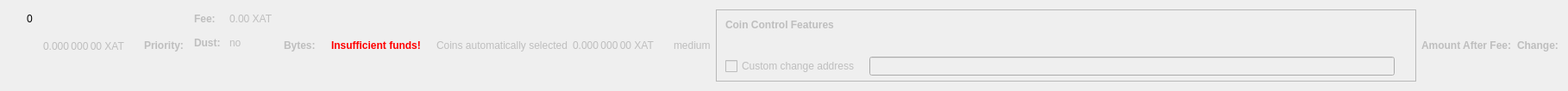
    <widget class="QWidget" name="dummyHideWidget" native="true">
     <property name="maximumSize">
      <size>
       <width>100</width>
       <height>22</height>
      </size>
     </property>
     <layout class="QHBoxLayout" name="dummyHideLayout">
      <item>
       <layout class="QFormLayout" name="formLayoutCoinControl1">
        <property name="horizontalSpacing">
         <number>10</number>
        </property>
        <property name="verticalSpacing">
         <number>14</number>
        </property>
        <property name="leftMargin">
         <number>10</number>
        </property>
        <property name="topMargin">
         <number>4</number>
        </property>
        <property name="rightMargin">
         <number>6</number>
        </property>
        <item row="0" column="1">
         <widget class="QLabel" name="labelCoinControlBytes">
          <property name="cursor">
           <cursorShape>IBeamCursor</cursorShape>
          </property>
          <property name="contextMenuPolicy">
           <enum>Qt::ActionsContextMenu</enum>
          </property>
          <property name="text">
           <string notr="true">0</string>
          </property>
          <property name="textInteractionFlags">
           <set>Qt::LinksAccessibleByMouse|Qt::TextSelectableByKeyboard|Qt::TextSelectableByMouse</set>
          </property>
         </widget>
        </item>
       </layout>
      </item>
      <item>
       <widget class="QLabel" name="labelCoinControlAfterFee">
        <property name="enabled">
         <bool>false</bool>
        </property>
        <property name="sizePolicy">
         <sizepolicy hsizetype="Fixed" vsizetype="Fixed">
          <horstretch>0</horstretch>
          <verstretch>0</verstretch>
         </sizepolicy>
        </property>
        <property name="minimumSize">
         <size>
          <width>111</width>
          <height>12</height>
         </size>
        </property>
        <property name="maximumSize">
         <size>
          <width>111</width>
          <height>12</height>
         </size>
        </property>
        <property name="cursor">
         <cursorShape>IBeamCursor</cursorShape>
        </property>
        <property name="contextMenuPolicy">
         <enum>Qt::ActionsContextMenu</enum>
        </property>
        <property name="text">
         <string notr="true">0.000 000 00 XAT</string>
        </property>
        <property name="textInteractionFlags">
         <set>Qt::LinksAccessibleByMouse|Qt::TextSelectableByKeyboard|Qt::TextSelectableByMouse</set>
        </property>
       </widget>
      </item>
      <item>
       <widget class="QLabel" name="labelCoinControlPriorityText">
        <property name="enabled">
         <bool>false</bool>
        </property>
        <property name="font">
         <font>
          <weight>75</weight>
          <bold>true</bold>
         </font>
        </property>
        <property name="text">
         <string>Priority:</string>
        </property>
       </widget>
      </item>
      <item>
       <layout class="QHBoxLayout" name="horizontalLayout"/>
      </item>
      <item>
       <layout class="QFormLayout" name="formLayoutCoinControl3">
        <property name="horizontalSpacing">
         <number>10</number>
        </property>
        <property name="verticalSpacing">
         <number>14</number>
        </property>
        <property name="leftMargin">
         <number>6</number>
        </property>
        <property name="topMargin">
         <number>4</number>
        </property>
        <property name="rightMargin">
         <number>6</number>
        </property>
        <item row="0" column="0">
         <widget class="QLabel" name="labelCoinControlFeeText">
          <property name="enabled">
           <bool>false</bool>
          </property>
          <property name="font">
           <font>
            <weight>75</weight>
            <bold>true</bold>
           </font>
          </property>
          <property name="text">
           <string>Fee:</string>
          </property>
          <property name="margin">
           <number>0</number>
          </property>
         </widget>
        </item>
        <item row="0" column="1">
         <widget class="QLabel" name="labelCoinControlFee">
          <property name="enabled">
           <bool>false</bool>
          </property>
          <property name="cursor">
           <cursorShape>IBeamCursor</cursorShape>
          </property>
          <property name="contextMenuPolicy">
           <enum>Qt::ActionsContextMenu</enum>
          </property>
          <property name="text">
           <string notr="true">0.00 XAT</string>
          </property>
          <property name="textInteractionFlags">
           <set>Qt::LinksAccessibleByMouse|Qt::TextSelectableByKeyboard|Qt::TextSelectableByMouse</set>
          </property>
         </widget>
        </item>
        <item row="1" column="0">
         <widget class="QLabel" name="labelCoinControlLowOutputText">
          <property name="enabled">
           <bool>false</bool>
          </property>
          <property name="font">
           <font>
            <weight>75</weight>
            <bold>true</bold>
           </font>
          </property>
          <property name="text">
           <string>Dust:</string>
          </property>
         </widget>
        </item>
        <item row="1" column="1">
         <widget class="QLabel" name="labelCoinControlLowOutput">
          <property name="enabled">
           <bool>false</bool>
          </property>
          <property name="cursor">
           <cursorShape>IBeamCursor</cursorShape>
          </property>
          <property name="contextMenuPolicy">
           <enum>Qt::ActionsContextMenu</enum>
          </property>
          <property name="text">
           <string>no</string>
          </property>
          <property name="textInteractionFlags">
           <set>Qt::LinksAccessibleByMouse|Qt::TextSelectableByKeyboard|Qt::TextSelectableByMouse</set>
          </property>
         </widget>
        </item>
       </layout>
      </item>
      <item>
       <widget class="QLabel" name="labelCoinControlBytesText">
        <property name="enabled">
         <bool>false</bool>
        </property>
        <property name="font">
         <font>
          <weight>75</weight>
          <bold>true</bold>
         </font>
        </property>
        <property name="text">
         <string>Bytes:</string>
        </property>
       </widget>
      </item>
      <item>
       <layout class="QFormLayout" name="formLayoutCoinControl2">
        <property name="horizontalSpacing">
         <number>10</number>
        </property>
        <property name="verticalSpacing">
         <number>14</number>
        </property>
        <property name="leftMargin">
         <number>6</number>
        </property>
        <property name="topMargin">
         <number>4</number>
        </property>
        <property name="rightMargin">
         <number>6</number>
        </property>
       </layout>
      </item>
      <item>
       <layout class="QHBoxLayout" name="horizontalLayoutCoinControl2">
        <property name="spacing">
         <number>8</number>
        </property>
        <property name="bottomMargin">
         <number>10</number>
        </property>
       </layout>
      </item>
      <item>
       <widget class="QLabel" name="labelCoinControlInsuffFunds">
        <property name="enabled">
         <bool>false</bool>
        </property>
        <property name="minimumSize">
         <size>
          <width>0</width>
          <height>0</height>
         </size>
        </property>
        <property name="font">
         <font>
          <weight>75</weight>
          <bold>true</bold>
         </font>
        </property>
        <property name="styleSheet">
         <string notr="true">color:red;font-weight:bold;</string>
        </property>
        <property name="text">
         <string>Insufficient funds!</string>
        </property>
        <property name="margin">
         <number>5</number>
        </property>
       </widget>
      </item>
      <item>
       <layout class="QFormLayout" name="formLayoutCoinControl4">
        <property name="horizontalSpacing">
         <number>10</number>
        </property>
        <property name="verticalSpacing">
         <number>14</number>
        </property>
        <property name="leftMargin">
         <number>6</number>
        </property>
        <property name="topMargin">
         <number>4</number>
        </property>
        <property name="rightMargin">
         <number>6</number>
        </property>
       </layout>
      </item>
      <item>
       <widget class="QLabel" name="labelCoinControlAutomaticallySelected">
        <property name="enabled">
         <bool>false</bool>
        </property>
        <property name="sizePolicy">
         <sizepolicy hsizetype="Fixed" vsizetype="Fixed">
          <horstretch>0</horstretch>
          <verstretch>0</verstretch>
         </sizepolicy>
        </property>
        <property name="minimumSize">
         <size>
          <width>0</width>
          <height>0</height>
         </size>
        </property>
        <property name="maximumSize">
         <size>
          <width>240</width>
          <height>16777215</height>
         </size>
        </property>
        <property name="text">
         <string>Coins automatically selected</string>
        </property>
        <property name="margin">
         <number>5</number>
        </property>
       </widget>
      </item>
      <item>
       <widget class="QLabel" name="labelCoinControlChange">
        <property name="enabled">
         <bool>false</bool>
        </property>
        <property name="sizePolicy">
         <sizepolicy hsizetype="Fixed" vsizetype="Fixed">
          <horstretch>0</horstretch>
          <verstretch>0</verstretch>
         </sizepolicy>
        </property>
        <property name="minimumSize">
         <size>
          <width>111</width>
          <height>0</height>
         </size>
        </property>
        <property name="maximumSize">
         <size>
          <width>111</width>
          <height>16777215</height>
         </size>
        </property>
        <property name="cursor">
         <cursorShape>IBeamCursor</cursorShape>
        </property>
        <property name="contextMenuPolicy">
         <enum>Qt::ActionsContextMenu</enum>
        </property>
        <property name="text">
         <string notr="true">0.000 000 00 XAT</string>
        </property>
        <property name="textInteractionFlags">
         <set>Qt::LinksAccessibleByMouse|Qt::TextSelectableByKeyboard|Qt::TextSelectableByMouse</set>
        </property>
       </widget>
      </item>
      <item>
       <widget class="QLabel" name="labelCoinControlPriority">
        <property name="enabled">
         <bool>false</bool>
        </property>
        <property name="cursor">
         <cursorShape>IBeamCursor</cursorShape>
        </property>
        <property name="contextMenuPolicy">
         <enum>Qt::ActionsContextMenu</enum>
        </property>
        <property name="text">
         <string>medium</string>
        </property>
        <property name="textInteractionFlags">
         <set>Qt::LinksAccessibleByMouse|Qt::TextSelectableByKeyboard|Qt::TextSelectableByMouse</set>
        </property>
       </widget>
      </item>
      <item>
       <widget class="QFrame" name="frameCoinControl">
        <property name="sizePolicy">
         <sizepolicy hsizetype="Expanding" vsizetype="Expanding">
          <horstretch>0</horstretch>
          <verstretch>0</verstretch>
         </sizepolicy>
        </property>
        <property name="maximumSize">
         <size>
          <width>16777215</width>
          <height>16777215</height>
         </size>
        </property>
        <property name="frameShape">
         <enum>QFrame::StyledPanel</enum>
        </property>
        <property name="frameShadow">
         <enum>QFrame::Sunken</enum>
        </property>
        <layout class="QVBoxLayout" name="verticalLayoutCoinControl2_2">
         <property name="spacing">
          <number>0</number>
         </property>
         <property name="leftMargin">
          <number>0</number>
         </property>
         <property name="topMargin">
          <number>0</number>
         </property>
         <property name="rightMargin">
          <number>0</number>
         </property>
         <property name="bottomMargin">
          <number>6</number>
         </property>
         <item>
          <layout class="QVBoxLayout" name="verticalLayoutCoinControl" stretch="0,0,0,1">
           <property name="spacing">
            <number>0</number>
           </property>
           <property name="leftMargin">
            <number>10</number>
           </property>
           <property name="topMargin">
            <number>10</number>
           </property>
           <item>
            <layout class="QHBoxLayout" name="horizontalLayoutCoinControl1">
             <property name="bottomMargin">
              <number>15</number>
             </property>
             <item>
              <widget class="QLabel" name="labelCoinControlFeatures">
               <property name="enabled">
                <bool>false</bool>
               </property>
               <property name="sizePolicy">
                <sizepolicy hsizetype="Preferred" vsizetype="Maximum">
                 <horstretch>0</horstretch>
                 <verstretch>0</verstretch>
                </sizepolicy>
               </property>
               <property name="font">
                <font>
                 <weight>75</weight>
                 <bold>true</bold>
                </font>
               </property>
               <property name="styleSheet">
                <string notr="true">font-weight:bold;</string>
               </property>
               <property name="text">
                <string>Coin Control Features</string>
               </property>
              </widget>
             </item>
            </layout>
           </item>
           <item>
            <widget class="QWidget" name="widgetCoinControl" native="true">
             <property name="sizePolicy">
              <sizepolicy hsizetype="Preferred" vsizetype="Preferred">
               <horstretch>0</horstretch>
               <verstretch>0</verstretch>
              </sizepolicy>
             </property>
             <property name="minimumSize">
              <size>
               <width>0</width>
               <height>0</height>
              </size>
             </property>
             <property name="styleSheet">
              <string notr="true"/>
             </property>
             <layout class="QHBoxLayout" name="horizontalLayoutCoinControl5_2">
              <property name="leftMargin">
               <number>0</number>
              </property>
              <property name="topMargin">
               <number>0</number>
              </property>
              <property name="rightMargin">
               <number>0</number>
              </property>
              <property name="bottomMargin">
               <number>0</number>
              </property>
              <item>
               <layout class="QHBoxLayout" name="horizontalLayoutCoinControl3">
                <property name="spacing">
                 <number>20</number>
                </property>
                <property name="topMargin">
                 <number>0</number>
                </property>
                <property name="bottomMargin">
                 <number>10</number>
                </property>
               </layout>
              </item>
             </layout>
            </widget>
           </item>
           <item>
            <layout class="QHBoxLayout" name="horizontalLayoutCoinControl4" stretch="0,0,0">
             <property name="spacing">
              <number>12</number>
             </property>
             <property name="sizeConstraint">
              <enum>QLayout::SetDefaultConstraint</enum>
             </property>
             <property name="topMargin">
              <number>5</number>
             </property>
             <property name="rightMargin">
              <number>5</number>
             </property>
             <item>
              <widget class="QCheckBox" name="checkBoxCoinControlChange">
               <property name="enabled">
                <bool>false</bool>
               </property>
               <property name="toolTip">
                <string>If this is activated, but the change address is empty or invalid, change will be sent to a newly generated address.</string>
               </property>
               <property name="text">
                <string>Custom change address</string>
               </property>
              </widget>
             </item>
             <item>
              <widget class="QValidatedLineEdit" name="lineEditCoinControlChange">
               <property name="enabled">
                <bool>false</bool>
               </property>
               <property name="sizePolicy">
                <sizepolicy hsizetype="Expanding" vsizetype="Fixed">
                 <horstretch>0</horstretch>
                 <verstretch>0</verstretch>
                </sizepolicy>
               </property>
              </widget>
             </item>
             <item>
              <widget class="QLabel" name="labelCoinControlChangeLabel_2">
               <property name="sizePolicy">
                <sizepolicy hsizetype="Preferred" vsizetype="Expanding">
                 <horstretch>0</horstretch>
                 <verstretch>0</verstretch>
                </sizepolicy>
               </property>
               <property name="minimumSize">
                <size>
                 <width>0</width>
                 <height>0</height>
                </size>
               </property>
               <property name="text">
                <string/>
               </property>
               <property name="margin">
                <number>3</number>
               </property>
              </widget>
             </item>
            </layout>
           </item>
           <item>
            <spacer name="verticalSpacerCoinControl">
             <property name="orientation">
              <enum>Qt::Vertical</enum>
             </property>
             <property name="sizeHint" stdset="0">
              <size>
               <width>800</width>
               <height>1</height>
              </size>
             </property>
            </spacer>
           </item>
          </layout>
         </item>
        </layout>
       </widget>
      </item>
      <item>
       <widget class="QLabel" name="labelCoinControlAfterFeeText">
        <property name="enabled">
         <bool>false</bool>
        </property>
        <property name="minimumSize">
         <size>
          <width>0</width>
          <height>0</height>
         </size>
        </property>
        <property name="maximumSize">
         <size>
          <width>16777215</width>
          <height>16777215</height>
         </size>
        </property>
        <property name="font">
         <font>
          <weight>75</weight>
          <bold>true</bold>
         </font>
        </property>
        <property name="text">
         <string>Amount After Fee:</string>
        </property>
        <property name="alignment">
         <set>Qt::AlignLeading|Qt::AlignLeft|Qt::AlignVCenter</set>
        </property>
        <property name="margin">
         <number>0</number>
        </property>
       </widget>
      </item>
      <item>
       <widget class="QLabel" name="labelCoinControlChangeText">
        <property name="enabled">
         <bool>false</bool>
        </property>
        <property name="sizePolicy">
         <sizepolicy hsizetype="Preferred" vsizetype="Preferred">
          <horstretch>0</horstretch>
          <verstretch>0</verstretch>
         </sizepolicy>
        </property>
        <property name="minimumSize">
         <size>
          <width>0</width>
          <height>0</height>
         </size>
        </property>
        <property name="maximumSize">
         <size>
          <width>16777215</width>
          <height>16777215</height>
         </size>
        </property>
        <property name="font">
         <font>
          <weight>75</weight>
          <bold>true</bold>
         </font>
        </property>
        <property name="text">
         <string>Change:</string>
        </property>
        <property name="alignment">
         <set>Qt::AlignLeading|Qt::AlignLeft|Qt::AlignVCenter</set>
        </property>
       </widget>
      </item>
     </layout>
    </widget>
